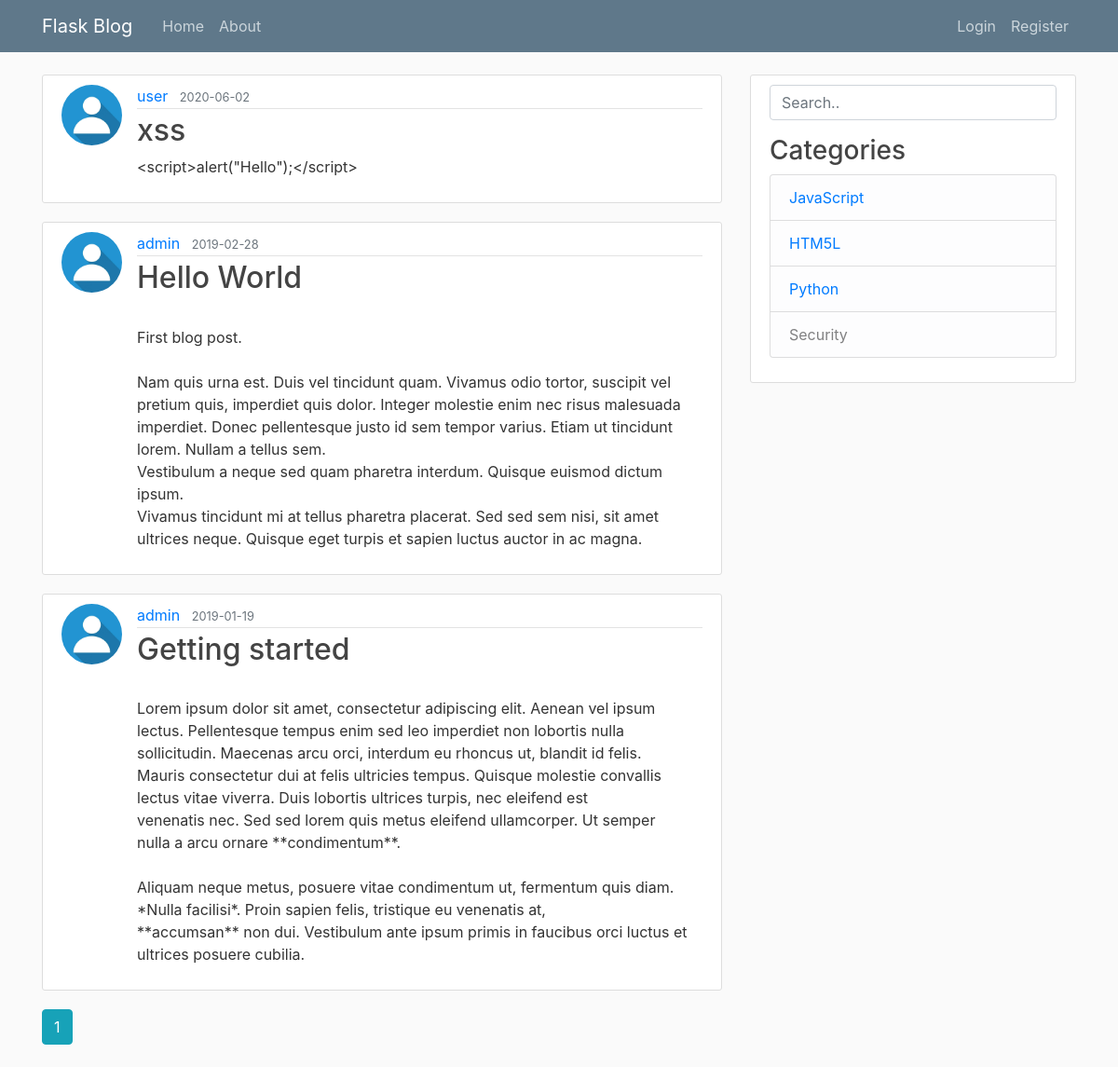
Page /home on the earlier database version.
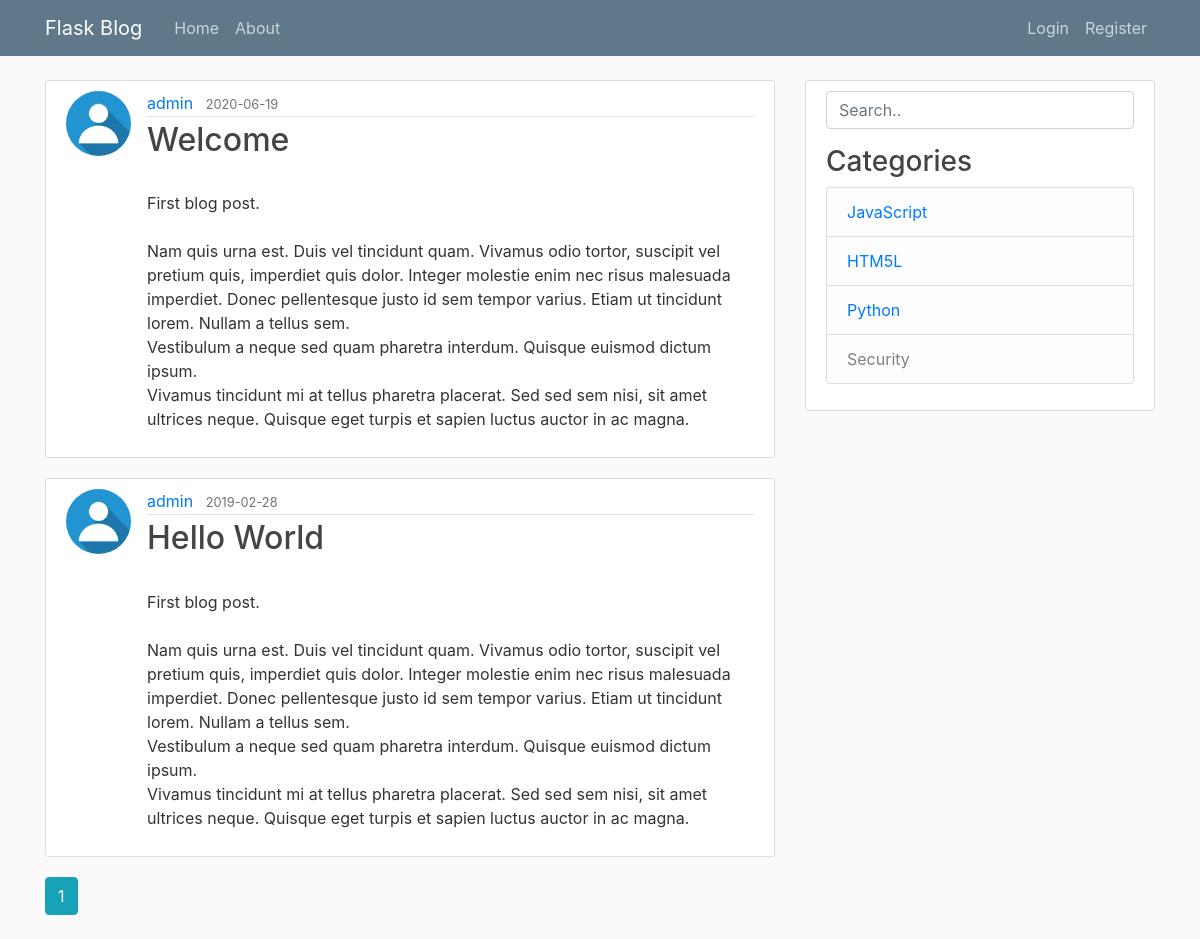
Same page on the later database version.
### flaskblog/models.py (models this page shows, shortened)
class Post(db.Model):
    id = db.Column(db.Integer, primary_key=True)
    title = db.Column(db.String(100), nullable=False)
    date_posted = db.Column(db.DateTime, nullable=False,
                            default=datetime.utcnow)
    content = db.Column(db.Text(), nullable=False)
    user_id = db.Column(db.Integer, db.ForeignKey('user.id'), nullable=False)

class User(db.Model, UserMixin):
    id = db.Column(db.Integer, primary_key=True)
    username = db.Column(db.String(20), unique=True, nullable=False)
    email = db.Column(db.String(120), unique=True, nullable=False)
    password = db.Column(db.String(60), nullable=False)
    image_file = db.Column(db.String(20), nullable=False,
                           default='default.jpg')
    Posts = db.relationship('Post', backref='author', lazy=True)

### flaskblog/main/routes.py (the view)
@main.route("/")
@main.route("/home")
def home():
    page = request.args.get('page', 1, type=int)
    posts = Post.query.order_by(
        Post.date_posted.desc()).paginate(page=page, per_page=3)
    return render_template('home.html', posts=posts)

### flaskblog/templates/home.html
{% extends "layout.html" %}
{% block content %}
    {% for post in posts.items %}
        <article class="media content-section">
          <img class="rounded-circle article-img" src="{{ url_for('static', filename='profile_pics/' + post.author.image_file) }}">
          <div class="media-body">
            <div class="article-metadata">
              <a class="mr-2" href="{{ url_for('users.user_posts', username=post.author.username) }}">{{ post.author.username }}</a>
              <small class="text-muted">{{ post.date_posted.strftime('%Y-%m-%d') }}</small>
            </div>
            <h2><a class="article-title" href="{{ url_for('posts.post', post_id=post.id) }}">{{ post.title }}</a></h2>
            <p class="article-content">{{ post.content }}</p>
          </div>
        </article>
    {% endfor %}
    {% for page_num in posts.iter_pages(left_edge=1, right_edge=1, left_current=1, right_current=2) %}
      {% if page_num %}
        {% if posts.page == page_num %}
          <a class="btn btn-info mb-4" href="{{ url_for('main.home', page=page_num) }}">{{ page_num }}</a>
        {% else %}
          <a class="btn btn-outline-info mb-4" href="{{ url_for('main.home', page=page_num) }}">{{ page_num }}</a>
        {% endif %}
      {% else %}
        ...
      {% endif %}
    {% endfor %}
{% endblock content %}

### flaskblog/templates/layout.html (shortened to what this page needs)
<!DOCTYPE html>
<html>
    <head>
        <link rel="stylesheet" href="https://maxcdn.bootstrapcdn.com/bootstrap/4.0.0/css/bootstrap.min.css">
        <link rel="stylesheet" type="text/css" href="{{ url_for('static', filename='main.css') }}">
    </head>
    <body>
        <header class="site-header">
        <nav class="navbar navbar-expand-md navbar-dark bg-steel fixed-top">
            <div class="container">
            <a class="navbar-brand mr-4" href="/">Flask Blog</a>
            <div class="collapse navbar-collapse" id="navbarToggle">
                <div class="navbar-nav mr-auto">
                <a class="nav-item nav-link" href="{{ url_for('main.home') }}">Home</a>
                <a class="nav-item nav-link" href="{{ url_for('main.about') }}">About</a>
                </div>
                <div class="navbar-nav">
                {% if current_user.is_authenticated %}
                    <a class="nav-item nav-link" href="{{ url_for('posts.new_post') }}">New Post</a>
                    <a class="nav-item nav-link" href="{{ url_for('users.account') }}">Change Password</a>
                    <a class="nav-item nav-link" href="{{ url_for('users.logout') }}">Logout</a>
                {% else %}
                    <a class="nav-item nav-link" href="{{ url_for('users.login') }}">Login</a>
                    <a class="nav-item nav-link" href="{{ url_for('users.register') }}">Register</a>
                {% endif %}
                </div>
            </div>
            </div>
        </nav>
        </header>
        <main role="main" class="container">
        <div class="row">
            <div class="col-md-8">
            {% block content %}{% endblock %}
            </div>
            <div class="col-md-4">
            <div class="content-section">
                <form action="/search" method="POST">
                    <p><input class="form-control" type = "text" name = "keyword"  placeholder="Search.."/></p>
                </form>
                <h3>Categories</h3>
                <ul class="list-group">
                    <li class="list-group-item list-group-item-light"><a href="#"> JavaScript</a> </li>
                    <li class="list-group-item list-group-item-light"><a href="#">HTM5L</a> </li>
                    <li class="list-group-item list-group-item-light"><a href="#">Python</a> </li>
                    <li class="list-group-item list-group-item-light"><a href="#"></a> Security</li>
                </ul>
            </div>
        </div>
        </main>
    </body>
</html>

### flaskblog/static/main.css (style rules this page uses)
body { background: #fafafa; color: #333333; margin-top: 5rem; }
h1, h2, h3, h4, h5, h6 { color: #444444; }
.bg-steel { background-color: #5f788a; }
.site-header .navbar-nav .nav-link { color: #cbd5db; }
.content-section { background: #ffffff; padding: 10px 20px; border: 1px solid #dddddd; border-radius: 3px; margin-bottom: 20px; }
.article-title { color: #444444; }
.article-content { white-space: pre-line; }
.article-img { height: 65px; width: 65px; margin-right: 16px; }
.article-metadata { padding-bottom: 1px; margin-bottom: 4px; border-bottom: 1px solid #e3e3e3 }

Differences in the rows shown:
removed Post: image_file (placeholder picture), author.username "user", date_posted "2020-06-02", title "xss", content "<script>alert(\"Hello\");</script>"
removed Post: image_file (placeholder picture), author.username "admin", date_posted "2019-01-19", title "Getting started", content "Lorem ipsum dolor sit amet, consectetur adipiscing elit. Aenean vel ipsum lectus. Pellentesque tempus enim sed leo imperdiet non lobortis nulla sollicitudin. Maecenas arcu orci, interdum eu rhoncus ut, blandit id felis. Mauris consectetur dui at felis ultricies tempus. Quisque molestie convallis lectus vitae viverra. Duis lobortis ultrices turpis, nec eleifend est venenatis nec. Sed sed lorem quis metus eleifend ullamcorper. Ut semper nulla a arcu ornare **condimentum**. Aliquam neque metus, posuere vitae condimentum ut, fermentum quis diam. *Nulla facilisi*. Proin sapien felis, tristique eu venenatis at, **accumsan** non dui. Vestibulum ante ipsum primis in faucibus orci luctus et ultrices…"
added Post: image_file (placeholder picture), author.username "admin", date_posted "2020-06-19", title "Welcome", content "First blog post. Nam quis urna est. Duis vel tincidunt quam. Vivamus odio tortor, suscipit vel pretium quis, imperdiet quis dolor. Integer molestie enim nec risus malesuada imperdiet. Donec pellentesque justo id sem tempor varius. Etiam ut tincidunt lorem. Nullam a tellus sem. Vestibulum a neque sed quam pharetra interdum. Quisque euismod dictum ipsum. Vivamus tincidunt mi at tellus pharetra placerat. Sed sed sem nisi, sit amet ultrices neque. Quisque eget turpis et sapien luctus auctor in ac magna."
